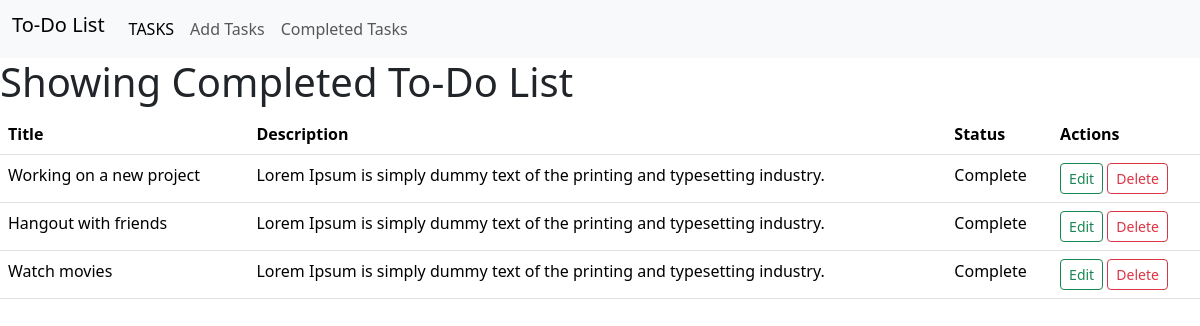
The page /complete_tasks/ on the database its author committed.
### Task/models.py (models this page shows)
class ToDoList(models.Model):
    id = models.IntegerField(primary_key=True)
    taskTitle = models.CharField(max_length=50)
    taskDescription = models.CharField(max_length=500)
    is_completed = models.BooleanField(default=False)

### Task/views.py (the view)
# urls.py: path('complete_tasks/', views.Complete.as_view(), name='complete_tasks'),
class Complete(ListView):
    model = ToDoList
    template_name = "complete_tasks.html"
    context_object_name = 'data'

### Task/templates/complete_tasks.html (shortened to what this page needs)
{% extends 'base.html' %}
{% block body %}
<div>
  <h1>Showing Completed To-Do List</h1>
  {% if data %}
  <table class="table table table-hover">
    <thead>
      <tr>
        <th scope="col">Title</th>
        <th scope="col">Description</th>
        <th scope="col">Status</th>
        <th scope="col">Actions</th>
      </tr>
    </thead>
    <tbody>
      {% for task in data %}
      {% if task.is_completed %}
      <tr>
        <td>{{ task.taskTitle }}</td>
        <td>{{ task.taskDescription }}</td>
        <td>Complete</td>
        <td>
          <a href='{% url 'edit' pk=task.id %}' class="btn btn-outline-success btn-sm">Edit</a>
          <a href='{% url 'delete' pk=task.id %}' class="btn btn-outline-danger btn-sm">Delete</a>
        </td>
      </tr>
      {% endif %}
      {% endfor %}
    </tbody>
  </table>
  {% else %}
  <h1>No Completed Tasks available right now.</h1>
  {% endif %}
</div>
{% endblock %}

### rows shown on the page
ToDoList: taskTitle "Working on a new project", taskDescription "Lorem Ipsum is simply dummy text of the printing and typesetting industry."
ToDoList: taskTitle "Hangout with friends", taskDescription "Lorem Ipsum is simply dummy text of the printing and typesetting industry."
ToDoList: taskTitle "Watch movies", taskDescription "Lorem Ipsum is simply dummy text of the printing and typesetting industry."
